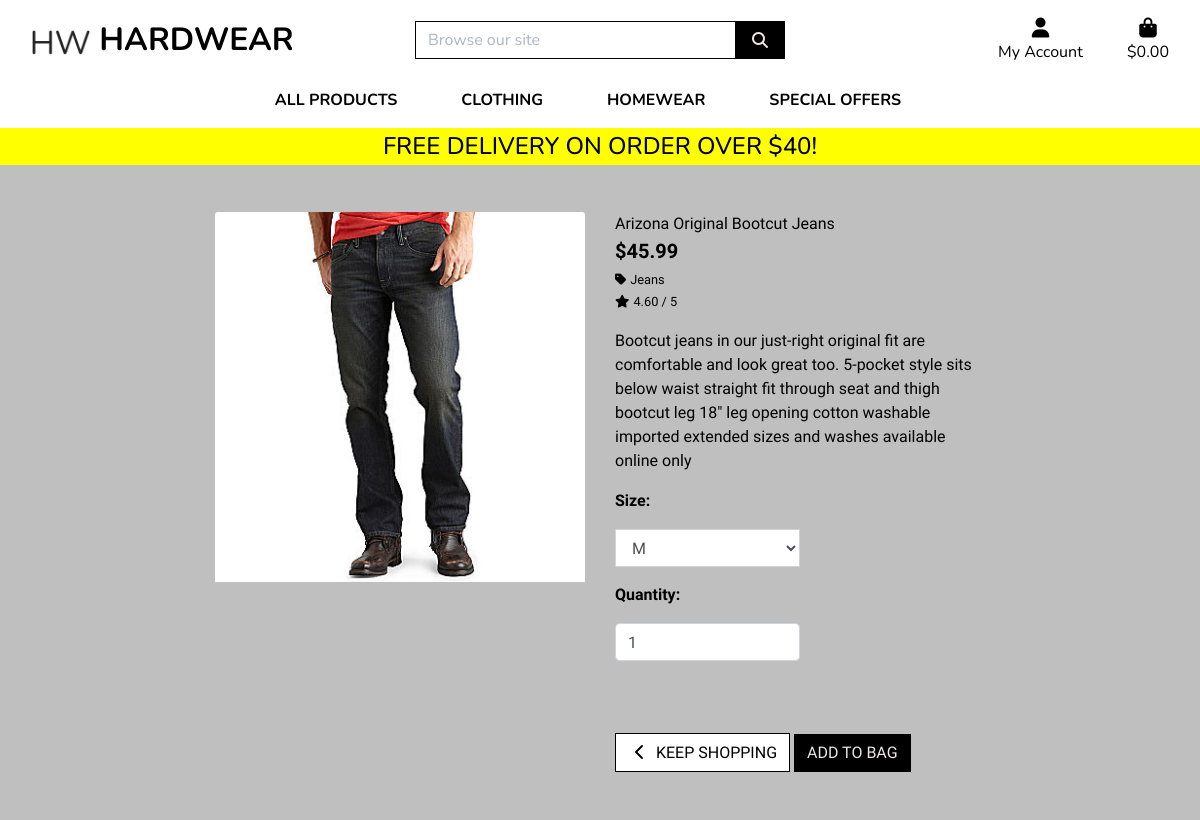
The page /products/1/ on the database its author committed.
### products/models.py (models this page shows, shortened)
class Product(models.Model):
    category = models.ForeignKey('Category', null=True, blank=True, on_delete=models.SET_NULL)
    sku = models.CharField(max_length=254, null=True, blank=True)
    name = models.CharField(max_length=254)
    description = models.TextField()
    sizes = models.BooleanField(default=False, null=True, blank=True)
    price = models.DecimalField(max_digits=6, decimal_places=2)
    rating = models.DecimalField(max_digits=6, decimal_places=2, null=True, blank=True)
    image_url = models.URLField(max_length=1024, null=True, blank=True)
    image = models.ImageField(null=True, blank=True)

class Category(models.Model):
    class Meta:
        verbose_name_plural = 'Categories'
    name = models.CharField(max_length=254)
    friendly_name = models.CharField(max_length=254, null=True, blank=True)

### products/views.py (the view)
# urls.py: path('<int:product_id>/', views.product_info, name='product_info'),
def product_info(request, product_id):
    product = get_object_or_404(Product, pk=product_id)
    context = {
        'product': product,
    }
    return render(request, 'products/product_info.html', context)

### bag/contexts.py (called while the page is built, shortened)
def bag_contents(request):
    bag_items = []
    total = 0
    product_count = 0
    bag = request.session.get('bag', {})
    if total < settings.FREE_DELIVERY_THRESHOLD:
        delivery = total * Decimal(settings.STANDARD_DELIVERY_PERCENTAGE / 100)
        free_delivery_delta = settings.FREE_DELIVERY_THRESHOLD - total
    else:
        delivery = 0
        free_delivery_delta = 0
    grand_total = delivery + total
    context = {
        'bag_items': bag_items,
        'total': total,
        'product_count': product_count,
        'delivery': delivery,
        'free_delivery_delta': free_delivery_delta,
        'free_delivery_threshold': settings.FREE_DELIVERY_THRESHOLD,
        'grand_total': grand_total,
    }
    return context

### products/templates/products/product_info.html (shortened to what this page needs)
{% extends "base.html" %}
{% load static %}
{% block page_header %}
    <div class="container header-container">
    </div>
{% endblock %}
{% block content %}
<div class="overlay"></div>
    <div class="container-fluid">
        <div class="row">
            <div class="col-12 col-md col-lg-4 offset-lg-2">
                <div class="image-contrainer my-5">
                    {% if product.image %}
                        <a href="{{ product.image.url }}" target="_blank">
                            <img class="card-img-top img-fluid" src="{{ product.image.url }}" alt="{{ product.name }}">
                        </a>
                        {% else %}
                        <a href="">
                            <img class="card-img-top img-fluid" src="{{ MEDIA_URL }}noimage.png" alt="{{ product.name }}">
                        </a>
                    {% endif %}
                </div>
            </div>
            <div class="col-12 col-md col-lg-4">
                <div class="text-black product-details-container mb-5 mt-md-5">
                    <p class="mb-0">{{ product.name }}</p>
                    <p class="lead mb-0 text-left font-weight-bold">${{ product.price }}</p>
                    {% if product.category %}
                    <p class="small mt-1 mb-0">
                        <a class="text-muted text-black" href="{% url 'products' %}?category={{ product.category.name }}">
                            <i class="fas fa-tag mr-1"></i>{{ product.category.friendly_name }}
                        </a>
                    </p>
                    {% endif %}
                    {% if product.rating %}
                        <small class="text-muted text-black"><i class="fas fa-star mr-1"></i>{{ product.rating }} / 5</small>
                    {% else %}
                        <small class="text-muted">No Rating</small>
                    {% endif %}
                    <p class="mt-3">{{ product.description }}</p>
                    <form class="form" action="{% url 'add_to_bag' product.id %}" method="POST">
                        <div class="form-row">
                            {% with product.sizes as s %}
                            {% if s %}
                                <div class="col-12">
                                    <p><strong>Size:</strong></p>
                                    <select class="form-control rounded-0 w-50" name="product_size" id="id_product_size">
                                        <option value="m" selected>M</option>
                                    </select>
                                </div>
                            {% endif %}
                            <div class="col-12">
                                <p class="mt-3"><strong>Quantity:</strong></p>
                                <div class="form-group w-50">
                                    <div class="input-group">
                                        <input class="form-control qty_input" type="number"
                                            name="quantity" value="1" min="1" max="99"
                                            data-item_id="{{ product.id }}"
                                            id="id_qty_{{ product.id }}">
                                    </div>
                                </div>
                            </div>
                            <div class="col{% if s %}-12 mt-2{% endif %}">
                                <a href="{% url 'products' %}" class="btn btn-outline-black rounded-0 mt-5">
                                    <span class="icon">
                                        <i class="fas fa-chevron-left"></i>
                                    </span>
                                    <span class="text-uppercase">Keep Shopping</span>
                                </a>
                                <input type="submit" class="btn btn-black rounded-0 text-uppercase mt-5" value="Add to Bag">
                            </div>
                            {% endwith %}
                        </div>
                    </form>
                </div>
            </div>
        </div>
    </div>
{% endblock %}

### static/css/base.css (style rules this page uses)
html { height: 100%; }
body { background: url('/media/homepage_background_cropped.jpg') no-repeat center center fixed; background-size: cover; height: calc(100vh - 164px); color: #555; font-family: "Overlock", sans-serif; }
.icon { align-items: center; display: inline-flex; justify-content: center; height: 1.5rem; width: 1.5rem; }
.btn-black { background: black; color: rgb(236, 228, 228); }
.btn-outline-black { background: #fff; color:#000 !important; border: 1px solid #000; }
.text-black { color: #000 !important; }
.overlay { height: 100%; width: 100%; top: 0; left: 0; position: fixed; background: #bfbfbf; z-index: -1; }
@media (min-width: 1200px) { .container { max-width: 80%; } }
@media (min-width: 992px) { .header-container { padding-top: 164px; } }

### rows shown on the page
Product: image (picture), name "Arizona Original Bootcut Jeans", price "45.99", category.friendly_name "Jeans", rating "4.60", description "Bootcut jeans in our just-right original fit are comfortable and look great too. 5-pocket style sits below waist straight fit through seat and thigh bootcut leg 18\" leg opening cotton washable imported extended sizes and washes available online only", quantity "1"

### other values the page prints
{{ free_delivery_threshold }} "40"
